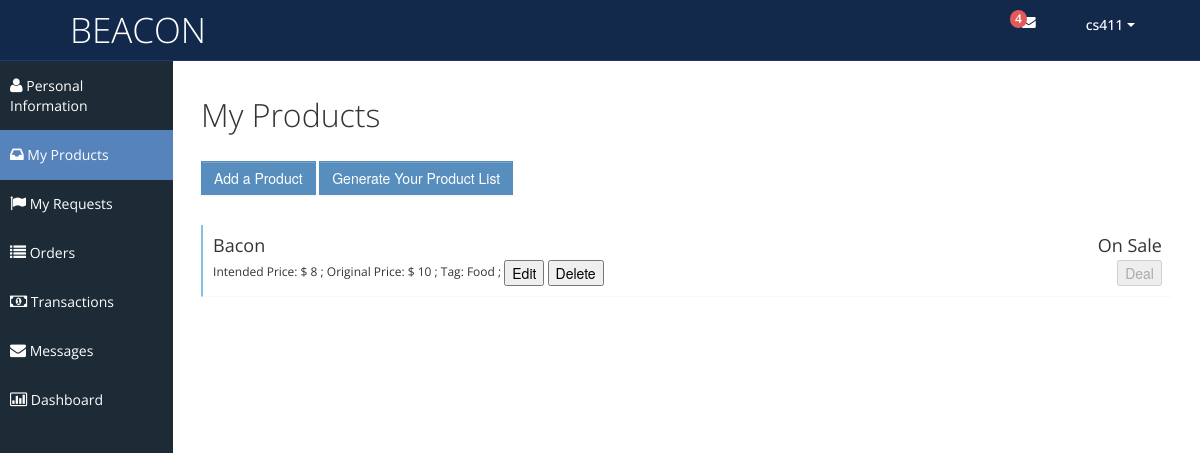
The page /myproducts.php (signed in) on the database as committed earlier.
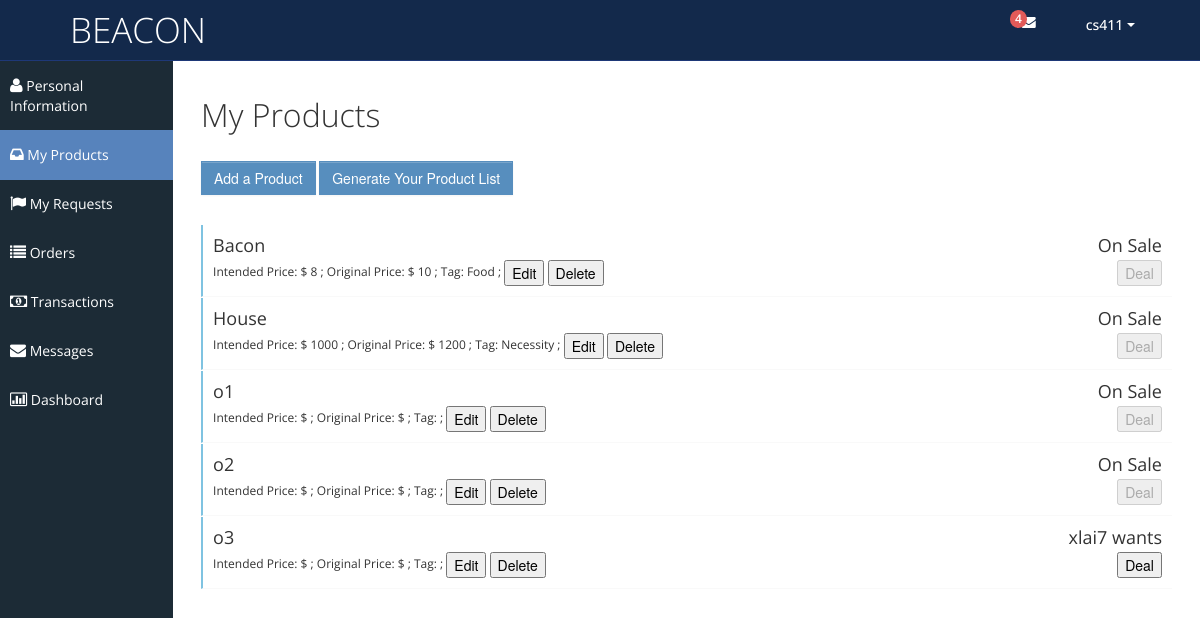
The same page on the database as committed later.
### tables this page shows
CREATE TABLE `Sales` (
  `SaleId` int NOT NULL,
  `SellerId` varchar(50) DEFAULT NULL,
  `ProductName` varchar(50) DEFAULT NULL,
  `Tag` varchar(50) DEFAULT NULL,
  `Description` varchar(500) DEFAULT NULL,
  `Image` varchar(100) DEFAULT NULL,
  `IntendedPrice` double DEFAULT NULL,
  `OriginalPrice` double DEFAULT NULL,
  `Depreciation` int DEFAULT NULL,
  `IntendedBuyerId` varchar(50) DEFAULT NULL
);

### myproducts.php (the view, shortened to what this page needs)
<?php
	$curr_user = $_SESSION['curr_user'];
	if (empty($curr_user)) {
		$msg = "curr_user is empty";
	}
	else {
		$conn = connectDB();
		$sql = "SELECT * FROM Sales WHERE SellerId = '$curr_user'";
		$result = $conn->query($sql);
		$array = array();
		while($row = mysqli_fetch_assoc($result)){
			$array[]=$row;
		}
	}
?>
<!DOCTYPE html>
<html lang="en">
<head>
	<link id="bootstrap-style" href="css/bootstrap.min.css" rel="stylesheet">
	<link href="css/bootstrap-responsive.min.css" rel="stylesheet">
	<link id="base-style" href="css/style.css" rel="stylesheet">
	<link id="base-style-responsive" href="css/style-responsive.css" rel="stylesheet">
</head>
<body>
	<div class="navbar">
		<div class="navbar-inner">
			<div class="container-fluid">
				<a class="brand" href="index.php"><span>BEACON</span></a>
				<div class="nav-no-collapse header-nav">
					<ul class="nav pull-right">
						<li class="dropdown hidden-phone">
							<a class="btn dropdown-toggle" data-toggle="dropdown" href="#">
								<i class="icon-envelope"></i>
								<span class="badge red"> 4 </span>
							</a>
						</li>
						<li class="dropdown">
							<a class="btn dropdown-toggle" data-toggle="dropdown" href="#">
								<span><?php echo $curr_user; ?></span>
								<span class="caret"></span>
							</a>
						</li>
					</ul>
				</div>
			</div>
		</div>
	</div>
	<div class="container-fluid-full">
	<div class="row-fluid">
	<div id="sidebar-left" class="span2">
		<div class="nav-collapse sidebar-nav">
			<ul class="nav nav-tabs nav-stacked main-menu">
				<li><a href="myprofile.php"><i class="icon-user"></i><span class="hidden-tablet"> Personal Information</span></a></li>
				<li><a href="myproducts.php"><i class="icon-inbox"></i><span class="hidden-tablet"> My Products</span></a></li>
				<li><a href="myrequests.php"><i class="icon-flag"></i><span class="hidden-tablet"> My Requests</span></a></li>
				<li><a href="myorders.php"><i class="icon-list"></i><span class="hidden-tablet"> Orders</span></a></li>
				<li><a href="mytransactions.php"><i class="icon-money"></i><span class="hidden-tablet"> Transactions</span></a></li>
				<li><a href="mymessages.php"><i class="icon-envelope"></i><span class="hidden-tablet"> Messages</span></a></li>
				<li><a href="dashboard.php"><i class="icon-bar-chart"></i><span class="hidden-tablet"> Dashboard</span></a></li>
			</ul>
		</div>
	</div>
	<div id="content" class="span10">
		<div class="row-fluid">
			<div class="span12">
				<h1>My Products</h1> </br>
				<a href= "post_product.html"> <button type="btn" class="btn btn-primary">Add a Product</button> </a>
				<button type="btn" class="btn btn-primary">Generate Your Product List</button></br>
				<?php foreach($array as $val): ?>
				<div class="task none">
					<div class="desc">
						<div class="title"> <?php echo $val['ProductName']; ?> </div>
						<div> 	Intended Price: $ <?php echo $val['IntendedPrice']; ?> ;
								Original Price: $ <?php echo $val['OriginalPrice']; ?> ;
								Tag: <?php echo $val['Tag']; ?> ;
								<a href= "post_product.html"> <button type="btn" >Edit</button> </a>
								<a href= "post_product.html"> <button type="btn" >Delete</button> </a>
						</div>
					</div>
					<div class="time">
						<div class="date"> <?php echo $val['IntendedBuyerId']==null ? "On Sale": $val['IntendedBuyerId']." wants"; ?> </div>
						<div>
							<a href= "#"> <button type="btn" <?php echo $val['IntendedBuyerId']==null ? 'disabled':'' ?> >Deal</button> </a>
						</div>
					</div>
				</div>
				<?php endforeach; ?>
			</div>
		</div>
	</div>
</body>
</html>

### css/style.css (style rules this page uses)
.red, .red [class="box-header"], .red.box, .slider.red .ui-slider-range, .progress.red .ui-progressbar-value, .sliderVertical.red .ui-slider-range, .progressSlim.red .ui-progressbar-value, .label-important, .badge-important { background: #E25A59 !important; border-color: #E25A59 !important; color: #fff; }
body { background: #F5F5F5; color: #333; border: none; font-family: 'Open Sans', sans-serif; font-weight: 400; }
a { color: #646464; }
h1 { font-size: 32px; line-height: 32px; font-weight: 300; }
.navbar { margin-bottom: 0px; }
.navbar-inner { margin-bottom: 0px; min-height: 60px; padding-right: 20px; padding-left: 20px; background: #13294b; filter: none; text-shadow: 1px 1px 1px #13294b; border: none; color: #fff; -webkit-border-radius: 0px; -moz-border-radius: 0px; border-radius: 0px; *zoom: 1; border-bottom: 1px solid #1e3877; }
.navbar-inner a { color: #7b7b7b; text-shadow: 0 -1px 1px #1e3877; }
.navbar-inner a i { margin-top: 2px; }
a.brand span { color: #fff; text-shadow: none; }
.header-nav { padding: 0px; color: #fff !important; background: #000 !important; }
.header-nav .nav { margin: 0px; }
.header-nav .btn { display: inline-block; padding: 21px 20px; margin-top: 0px; margin-left: 0px; font-size: 14px; line-height: 20px; text-align: center; text-shadow: none; vertical-align: middle; cursor: pointer; background: transparent; border-left: none; border-right: none; border-top: 0px; border-bottom: 0px; -webkit-border-radius: 0px; -moz-border-radius: 0px; border-radius: 0px; -webkit-box-shadow: none !important; -moz-box-shadow: none !important; box-shadow: none !important; }
.header-nav a.btn { color: #fff !important; text-shadow: none !important; padding: 15px 25px !important; }
.header-nav .btn .caret { border-top-color: #fff !important; border-bottom-color: #fff !important; }
#sidebar-left { background: #1C2B36; }
.sidebar-nav > ul { margin: 0px; padding-bottom: 1px; font-size: 14px; }
.nav-tabs.nav-stacked > li > a, .nav-tabs.nav-stacked > li > ul > li > a { padding: 15px 10px 14px 10px; color: #fff; border-top: none; border-bottom: 1px solid transparent; border-left: none; border-right: none; text-decoration: none; -webkit-border-radius: 0px; -moz-border-radius: 0px; border-radius: 0px; }
.nav-tabs.nav-stacked > li:last-child > a { border-bottom: 1px solid transparent; }
.nav-tabs.nav-stacked > li > a > i, .nav-tabs.nav-stacked > li > ul > li > a > i { opacity: 1; filter: alpha(opacity=100); -ms-filter:"progid:DXImageTransform.Microsoft.Alpha(Opacity=100)"; font-size: 16px; }
.nav-tabs.nav-stacked > li.active > a, .nav-tabs.nav-stacked > li > ul > li.active > a { background: #5783bc; border-bottom: 1px solid #5783bc; }
.nav-tabs.nav-stacked > li:first-child > a { margin: 0px 0px 0px 0px; -webkit-border-radius: 0px; -moz-border-radius: 0px; border-radius: 0px; }
.nav-tabs.nav-stacked > li:last-child > a { -webkit-border-radius: 0px; -moz-border-radius: 0px; border-radius: 0px; }
#content { background: #ffffff; filter: none; min-height: 100%; padding: 20px 20px; position: relative; }
.label, .badge { text-shadow: none; font-family: 'Open Sans', sans-serif; font-weight: 600; font-size: 12px; padding: 3px 6px; }
.btn { display: inline-block; padding: 6px 12px; margin-bottom: 10px; font-size: 14px; font-weight: 500; line-height: 20px; text-align: center; white-space: nowrap; vertical-align: middle; cursor: pointer; border: 1px solid #a7a9aa; -webkit-border-radius: 0px !important; border-radius: 0px !important; }
.btn i { margin-top: 2px; }
.btn { color: #ffffff; background-color: #a7a9aa; border-color: #a7a9aa; background-image: none; filter: none; text-shadow: none; }
.btn-primary { background-color: #578EBE; border-color: #578EBE; }
.task { border-bottom: 1px solid #f9f9f9; margin-bottom: 1px; }
.task.none { border-left: 2px solid #7fc3e1; }
.task .desc { display: inline-block; width: 75%; padding: 10px 10px; font-size: 12px; }
.task .desc .title { font-size: 18px; margin-bottom: 5px; }
.task .time { display: inline-block; float: right; width: 15%; padding: 10px 10px 10px 0px; font-size: 12px; text-align: right; }
.task .time .date { font-size: 18px; margin-bottom: 5px; }
.header-nav .badge { position: absolute; top: 10px; right: 34px; font-weight: 300px; padding: 2px 5px; }
.navbar .brand { margin: 10px; font-size: 35px; }

### css/halflings.css (style rules this page uses)
html, html .halflings { -webkit-font-smoothing: antialiased !important; }

Rows that differ between the two databases and show on the page:
added sales: ProductName "House", IntendedPrice "1000", OriginalPrice "1200", Tag "Necessity", shows "On Sale"
added sales: ProductName "o1", shows "On Sale"
added sales: ProductName "o2", shows "On Sale"
added sales: ProductName "o3", IntendedBuyerId "xlai7"
